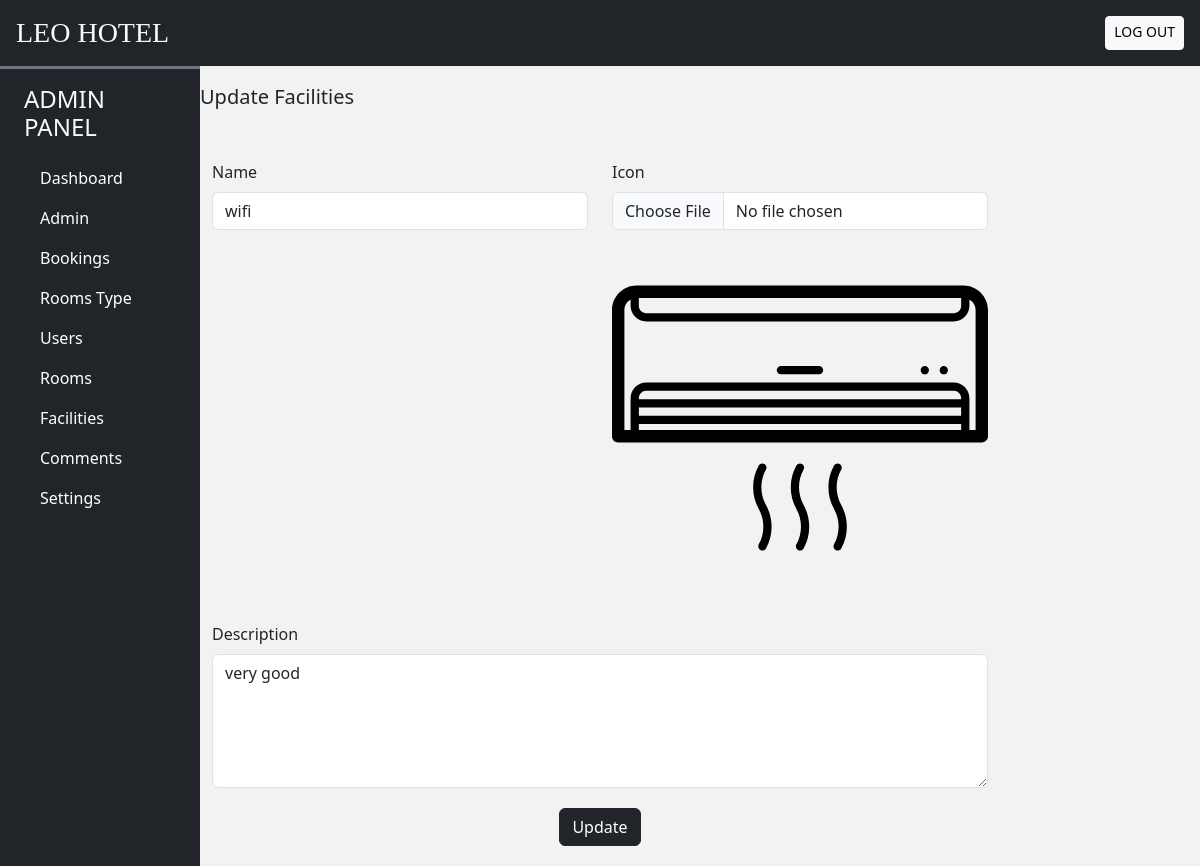
/admin/index.php?act=edit_facilities&id=1 (signed in), run on the app's committed database.
### tables this page shows
CREATE TABLE `facilities` (
  `id` int(10) NOT NULL,
  `icon` varchar(100) NOT NULL,
  `name` varchar(50) NOT NULL,
  `description` varchar(250) NOT NULL
);

### model/pdo.php (called while the page is built, shortened)
<?php
function pdo_get_connection(){
    $servername = "localhost";
    $username = "root";
    $password = "";
    try {
        $conn = new PDO("mysql:host=$servername;dbname=duan1", $username, $password);
        $conn->setAttribute(PDO::ATTR_ERRMODE, PDO::ERRMODE_EXCEPTION);
        return $conn;
    } catch(PDOException $e) {
        echo "Connection failed: " . $e->getMessage();
    }
}
function pdo_query_one($sql){
    $sql_args=array_slice(func_get_args(),1);
    try{
        $conn=pdo_get_connection();
        $stmt=$conn->prepare($sql);
        $stmt->execute($sql_args);
        $row=$stmt->fetch(PDO::FETCH_ASSOC);
        return $row;
    }
    catch(PDOException $e){
        throw $e;
    }
    finally{
        unset($conn);
    }
}
?>

### model/facilities.php (called while the page is built, shortened)
<?php
    function load_one_facilities($id){
        $sql = "SELECT * FROM `facilities` WHERE id = '$id'";
        $result = pdo_query_one($sql);
        return $result;
    }
?>

### admin/facilities/update.php (the view, shortened to what this page needs)
<div class="modal-dialog modal-lg">
                <div class="modal-content">
                    <form action="index.php?act=update_facilities" id="add_room_form" method="POST" enctype="multipart/form-data">
                        <div class="modal-header">
                            <h5 class="modal-title mt-3 mb-5">Update facilities</h5>
                        </div>
                        <?php
                            extract($one_facilities);
                        ?>
                        <div class="modal-body">
                            <div class="container-fluid">
                                <div class="row">
                                    <div class="col-md-6 mb-3">
                                        <label class="form-label">Name</label>
                                        <input name="name" type="text" class="form-control shadow-none" value="<?=$name?>" required>
                                    </div>
                                    <div class="col-md-6 mb-3">
                                        <label class="form-label">Icon</label>
                                        <input name="icon" type="file" class="form-control shadow-none" value="<?=$icon?>">
                                        <?php echo '<img src="'.$icon.'" class="w-100">'; ?>
                                    </div>
                                    <div class="col-md-12 mb-3">
                                        <label class="form-label">Description</label>
                                        <textarea name="description" class="form-control shadow-none" id="" cols="30" rows="5"><?=$description?></textarea>
                                    </div>
                                </div>
                            </div>
                            <div class="text-center my-1">
                                <button name="update_facilities" type="submit" class="btn btn-dark shadow-none">Update</button>
                            </div>
                        </div>
                    </form>
                </div>
            </div>

### data on the page
facilities: name "wifi", icon (picture), description "very good"
